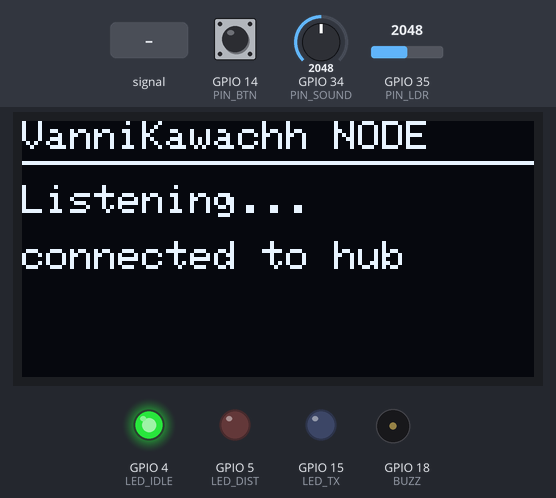
Simulated run of this sketch. Board: ESP32. Parts: 128×64 one-colour display, output pins drawn as LEDs (lit = HIGH), buzzer (waves = sounding). Dashed ring = blinking. Inputs (shaded band) come from the test bench; at power-on: GPIO 34 (PIN_SOUND) = 2048, GPIO 14 (PIN_BTN) HIGH, GPIO 35 (PIN_LDR) = 2048. WiFi joins after 1.5 s; servers stay silent unless stated; uploads are accepted with an empty reply; what the sketch prints to the serial monitor is not drawn.

Above: at 2.7 s.
2.8 s: GPIO 34 (PIN_SOUND) fed a 200 Hz sine of ±327 counts around its level
At 5.8 s:
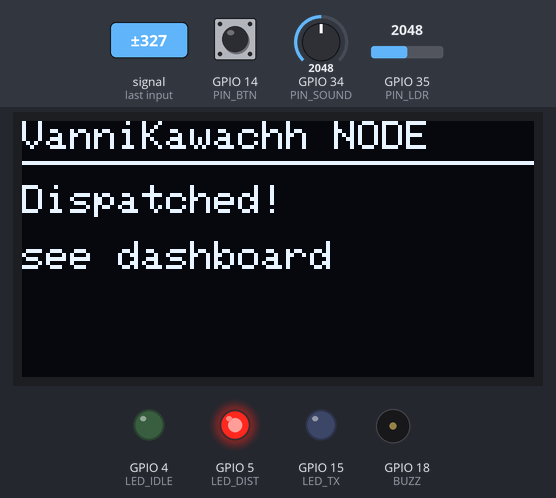
8.8 s: GPIO 34 (PIN_SOUND) set to 2138
At 9.5 s:
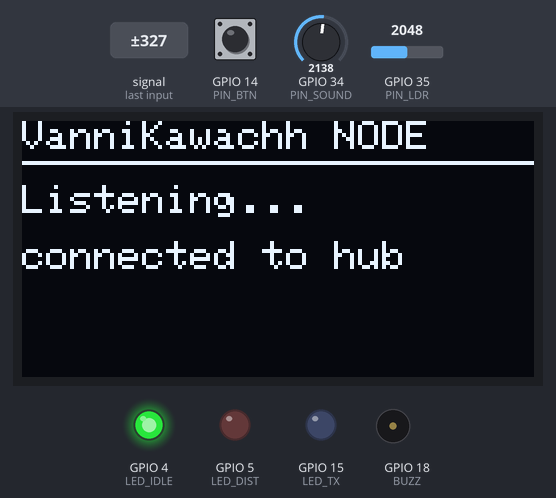
10.3 s: GPIO 34 (PIN_SOUND) set to 2251
At 10.57 s:
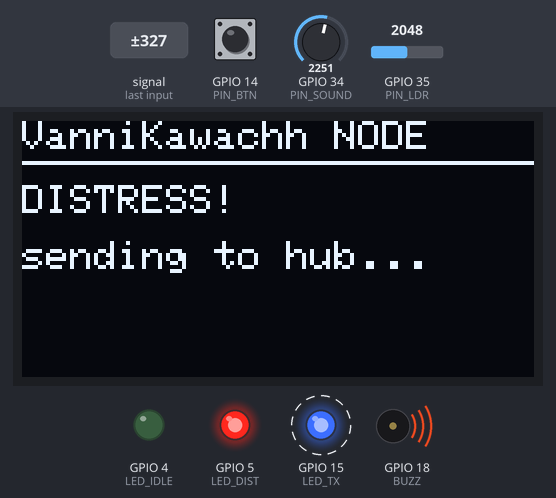
12.5 s: GPIO 34 (PIN_SOUND) set to 2160
At 14.1 s:
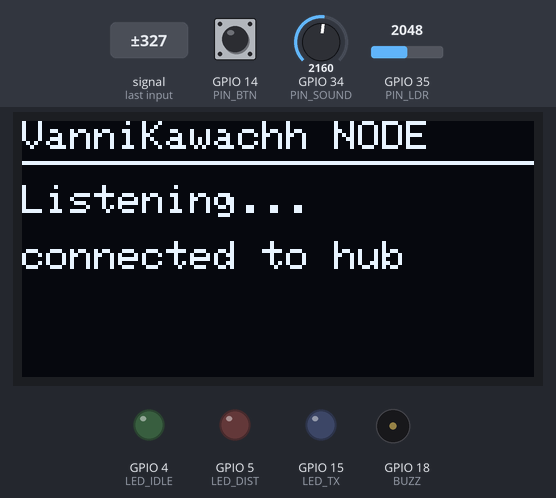
15.5 s: GPIO 14 (PIN_BTN) pulled LOW for 0.15 s
At 16.13 s:
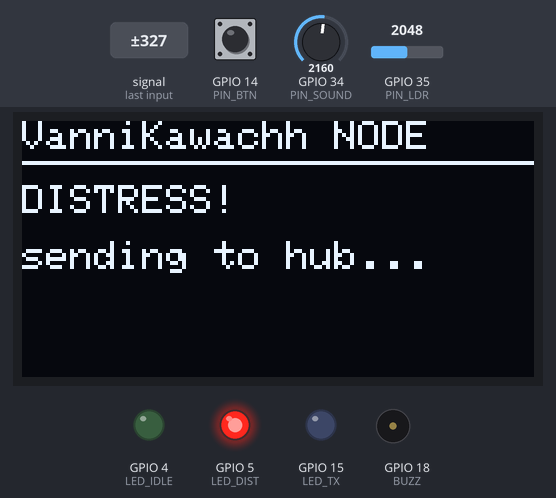
Timing chart, 0 to 19.6 s (numbered marks = the images above; inputs shaded):
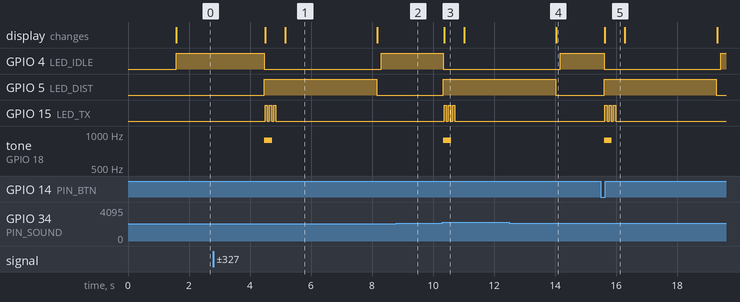

Measured:
- the behaviour switches between 2200 and 2201 on GPIO 34 (PIN_SOUND) (found by bisection; images 2 and 3)
- after the input at 2.8 s, GPIO 4 (LED_IDLE): HIGH → LOW after 1.7 s, → HIGH 3.8 s later; GPIO 5 (LED_DIST): LOW → HIGH after 1.7 s, → LOW 3.7 s later
- after the input at 8.8 s, GPIO 4 (LED_IDLE): stays HIGH (without the input it goes to LOW after 0.10 s); GPIO 5 (LED_DIST): stays LOW (without the input it goes to HIGH after 0.10 s); GPIO 15 (LED_TX): stops changing and stays LOW; tone on GPIO 18 (BUZZ): stays silent (without the input it goes to 880 Hz after 0.10 s)
- after the input at 10.3 s, GPIO 4 (LED_IDLE): HIGH → LOW at once; GPIO 5 (LED_DIST): LOW → HIGH at once; GPIO 15 (LED_TX): alternates HIGH for 0.07 s and LOW for 0.07 s, 6 changes in all, then stays LOW, starting after 0.06 s; tone on GPIO 18 (BUZZ): silent → 880 Hz at once, → silent 0.25 s later; the display: changes after 0.06 s (image 3)
- after the input at 12.5 s, GPIO 4 (LED_IDLE): LOW → HIGH after 1.7 s; GPIO 5 (LED_DIST): goes on until 14.0 s, then stays LOW; GPIO 15 (LED_TX): stops changing and stays LOW; tone on GPIO 18 (BUZZ): stays silent (without the input it goes to 880 Hz after 1.7 s)
- after the input at 15.5 s, GPIO 4 (LED_IDLE): HIGH → LOW after 0.11 s, → HIGH 3.8 s later; GPIO 5 (LED_DIST): LOW → HIGH after 0.11 s, → LOW 3.7 s later
- what the display in image 1 shows lasts 3.1 s, from 5.1 s to 8.2 s

The sketch:

sketch.ino
```cpp
/*
  VanniKawachh -- CLOUD-CONNECTED NODE  (Wokwi ESP32 -> your DEPLOYED dashboard)
  =============================================================================
  This is the demo that connects the simulated hardware to the real system:
  the ESP32 in Wokwi detects a scream and sends the alert over WiFi to your
  deployed dashboard on Render. The dashboard then runs the detection pipeline
  and dispatches the nearest drone -- LIVE, in front of the committee.

  Wokwi gives the ESP32 real internet through the "Wokwi-GUEST" network, so this
  actually reaches https://vannikawachh-hub.onrender.com. Open your dashboard in
  a browser next to this, press the SCREAM button here, and watch the dashboard
  light up and launch a drone.

  Trigger: press the red SCREAM button, or drag the potentiometer up.
*/

#include <WiFi.h>
#include <HTTPClient.h>
#include <WiFiClientSecure.h>
#include <Wire.h>
#include <Adafruit_GFX.h>
#include <Adafruit_SSD1306.h>

// ---- your deployed dashboard ----
const char* HUB = "https://vannikawachh-hub.onrender.com";
const char* WIFI_SSID = "Wokwi-GUEST";   // Wokwi's built-in internet (no password)
const char* WIFI_PASS = "";

// ---- this node ----
const char* NODE_ID  = "WOKWI-NODE-01";
const float NODE_LAT = 21.1466;          // pole location sent to the hub
const float NODE_LON = 79.0889;

// ---- pins ----
const int PIN_SOUND = 34, PIN_LDR = 35, PIN_PIR = 32, PIN_BTN = 14;
const int LED_IDLE = 4, LED_DIST = 5, LED_TX = 15, BUZZ = 18;
const int SOUND_THRESH = 2200;

Adafruit_SSD1306 oled(128, 64, &Wire, -1);

void banner(const char* l1, const char* l2) {
  oled.clearDisplay();
  oled.setTextSize(1); oled.setTextColor(SSD1306_WHITE);
  oled.setCursor(0, 0); oled.print("VanniKawachh NODE");
  oled.drawFastHLine(0, 10, 128, SSD1306_WHITE);
  oled.setCursor(0, 16); oled.print(l1);
  oled.setCursor(0, 30); oled.print(l2);
  oled.display();
}

String jsonStr(const String& body, const char* key) {   // tiny "key":"value" reader
  int i = body.indexOf(String("\"") + key + "\":\"");
  if (i < 0) return "";
  i += strlen(key) + 4;
  int j = body.indexOf('"', i);
  return j < 0 ? "" : body.substring(i, j);
}

void setup() {
  Serial.begin(115200);
  pinMode(PIN_PIR, INPUT); pinMode(PIN_BTN, INPUT_PULLUP);
  pinMode(LED_IDLE, OUTPUT); pinMode(LED_DIST, OUTPUT); pinMode(LED_TX, OUTPUT);
  pinMode(BUZZ, OUTPUT);
  Wire.begin(21, 22);
  oled.begin(SSD1306_SWITCHCAPVCC, 0x3C);
  banner("Connecting WiFi", WIFI_SSID);
  WiFi.begin(WIFI_SSID, WIFI_PASS);
  while (WiFi.status() != WL_CONNECTED) { delay(300); Serial.print("."); }
  Serial.println("\n[NODE] WiFi up, IP " + WiFi.localIP().toString());
  banner("Listening...", "connected to hub");
}

void sendAlert(float conf, int event, int light255) {
  digitalWrite(LED_IDLE, LOW); digitalWrite(LED_DIST, HIGH);
  tone(BUZZ, 880, 250);
  banner("DISTRESS!", "sending to hub...");
  for (int i = 0; i < 3; i++) { digitalWrite(LED_TX, HIGH); delay(70);
                                digitalWrite(LED_TX, LOW);  delay(70); }

  String url = String(HUB) + "/node-alert?node=" + NODE_ID +
               "&lat=" + String(NODE_LAT, 5) + "&lon=" + String(NODE_LON, 5) +
               "&event=" + event + "&conf=" + String(conf, 2) +
               "&pir=1&light=" + light255;
  Serial.println("[NODE] GET " + url);

  WiFiClientSecure client; client.setInsecure();      // skip cert check (demo)
  HTTPClient https; https.begin(client, url);
  int code = https.GET();
  String body = (code > 0) ? https.getString() : "";
  https.end();
  Serial.printf("[NODE] HTTP %d  %s\n", code, body.c_str());

  if (code == 200) {
    String drone = jsonStr(body, "drone");
    banner("Dispatched!", drone.length() ? drone.c_str() : "see dashboard");
  } else {
    banner("Send failed", ("HTTP " + String(code)).c_str());
  }
  delay(3000);
  digitalWrite(LED_DIST, LOW);
  banner("Listening...", "connected to hub");
}

void loop() {
  int sound = analogRead(PIN_SOUND);
  int light = analogRead(PIN_LDR);
  bool btn = (digitalRead(PIN_BTN) == LOW);
  digitalWrite(LED_IDLE, HIGH);

  if (btn || sound > SOUND_THRESH) {
    float conf = constrain(sound / 4095.0, 0, 1);
    if (btn && conf < 0.9) conf = 0.9;
    int event = 1;                                    // 1 = scream
    int light255 = map(light, 0, 4095, 0, 255);
    sendAlert(conf, event, light255);
  }
  delay(120);
}
```
